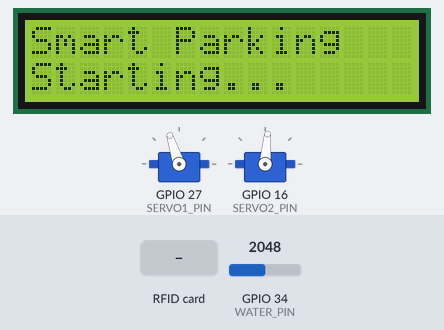
The sketch below on a simulated ESP32. Parts: 16×2 character LCD, 2 × servo. The test bench sets the inputs (shaded band); at power-on: GPIO 34 (WATER_PIN) = 2048 (analog values on the 0–4095 scale). What the sketch prints to the serial monitor is not drawn.

Above: at 0.8 s.
At 2.7 s:
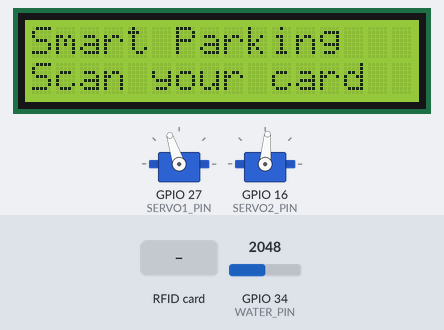
2.8 s: RFID card 5E 7A 19 C4 held to the reader
At 4.6 s:
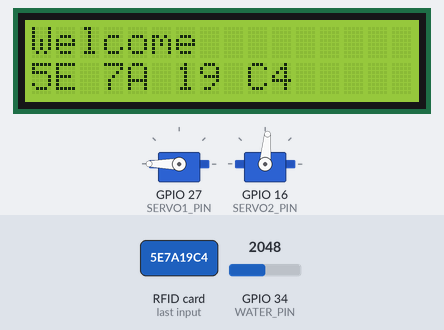
At 8.54 s:
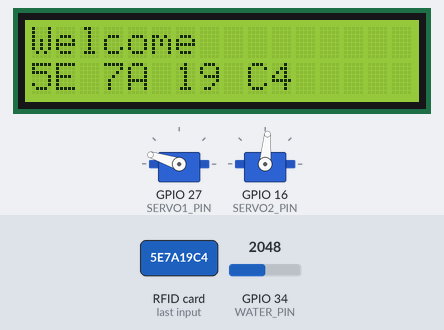
Timing chart, 0 to 10.4 s (numbered marks = the images above; inputs shaded):
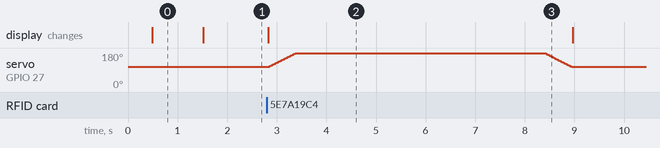

Measured:
- after the input at 2.8 s, servo on GPIO 27 (SERVO1_PIN): rises from 108° to 180° in 0.51 s, then falls to 108° in 5.6 s; the display: changes at once (image 2)
- what the display in image 0 shows lasts 1.0 s, from 0.5 s to 1.5 s

The sketch:

full_behavior_test.ino
```cpp
/*
 * full_behavior_test.ino — the demo behavior (RC522 + LCD + water + 2 servos)
 * ---------------------------------------------------------------------------
 * Tap a card -> print UID on Serial, show it on the LCD, and open a barrier
 * for 5 seconds, then auto-close. Taps ALTERNATE:
 *   odd  tap = ENTRY -> LCD "Welcome" -> Servo 1 (P27) opens 180, hold 5s, close 115
 *   even tap = EXIT  -> LCD "Goodbye" -> Servo 2 (P16) opens 0,   hold 5s, close 85
 * The water sensor is printed on the Serial Monitor while idle (not on the LCD).
 *
 * Libraries: MFRC522, LiquidCrystal_I2C, ESP32Servo.
 *
 * Wiring (your board's labels):
 *   RC522: SDA->P5 SCK->P18 MOSI->P23 MISO->P19 RST->P22 3.3V->3V3 GND->GND
 *   LCD:   GND->GND VCC->3V3 SDA->P21 SCL->P17
 *   Water: S->P34 +->3V3 -->GND
 *   Servo 1 (entry): orange->P27  red->BB3 5V  brown->BB3 GND
 *   Servo 2 (exit) : orange->P16  red->BB3 5V  brown->BB3 GND
 *
 * Upload with RC522 unplugged, then plug it back (flash-read-err rule).
 */

#include <SPI.h>
#include <MFRC522.h>
#include <Wire.h>
#include <LiquidCrystal_I2C.h>
#include <ESP32Servo.h>

// ---- RC522 ----
#define SS_PIN   5
#define RST_PIN  22
MFRC522 reader(SS_PIN, RST_PIN);

// ---- LCD ----
#define I2C_SDA   21
#define I2C_SCL   17
#define LCD_ADDR  0x27
LiquidCrystal_I2C lcd(LCD_ADDR, 16, 2);

// ---- Water sensor ----
const int WATER_PIN = 34;
int dryBaseline = 0;
unsigned long lastWater = 0;

// ---- Servos (calibrated angles) ----
const int SERVO1_PIN = 27;              // entry barrier
const int S1_CLOSED = 108, S1_OPEN = 180;   // closed lowered 115 -> 108 so the arm sits fully down
const int SERVO2_PIN = 16;              // exit barrier
const int S2_CLOSED = 85,  S2_OPEN = 0;
const int HOLD_MS = 5000;               // stay open 5 seconds
Servo servo1, servo2;

unsigned long tapCount = 0;

const char* waterState(int raw) {
  if      (raw < dryBaseline + 150) return "DRY ";
  else if (raw < 1800)              return "DAMP";
  else                              return "WET ";
}

void idleScreen() {
  lcd.clear();
  lcd.setCursor(0, 0); lcd.print("Smart Parking");
  lcd.setCursor(0, 1); lcd.print("Scan your card");
}

// Sweep a servo smoothly from one angle to another (handles either direction).
void sweepTo(Servo& s, int from, int to) {
  int step = (to >= from) ? 2 : -2;
  for (int a = from; (step > 0) ? (a <= to) : (a >= to); a += step) { s.write(a); delay(15); }
  s.write(to);
}

// Open a barrier, hold 5 s, close it.
void cycleBarrier(Servo& s, int closedDeg, int openDeg, const char* name) {
  Serial.printf("   %s: opening\n", name);
  sweepTo(s, closedDeg, openDeg);
  delay(HOLD_MS);
  Serial.printf("   %s: closing\n", name);
  sweepTo(s, openDeg, closedDeg);
}

void setup() {
  Serial.begin(115200);
  delay(400);
  Serial.println();
  Serial.println(F("=== Smart Parking — full behavior test ==="));

  Wire.begin(I2C_SDA, I2C_SCL);
  lcd.init();
  lcd.backlight();
  lcd.setCursor(0, 0); lcd.print("Smart Parking");
  lcd.setCursor(0, 1); lcd.print("Starting...");

  analogReadResolution(12);
  long sum = 0;
  for (int i = 0; i < 20; i++) { sum += analogRead(WATER_PIN); delay(10); }
  dryBaseline = sum / 20;
  Serial.print(F("Water dry baseline: ")); Serial.println(dryBaseline);

  SPI.begin();
  reader.PCD_Init();
  delay(50);
  byte v = reader.PCD_ReadRegister(MFRC522::VersionReg);
  Serial.print(F("RC522 version: 0x")); Serial.println(v, HEX);
  Serial.println((v == 0x00 || v == 0xFF) ? F(">> RC522 BAD.") : F(">> RC522 OK."));

  // Start both barriers closed.
  servo1.setPeriodHertz(50);
  servo2.setPeriodHertz(50);
  servo1.attach(SERVO1_PIN, 500, 2400);
  servo2.attach(SERVO2_PIN, 500, 2400);
  servo1.write(S1_CLOSED);
  servo2.write(S2_CLOSED);

  delay(700);
  idleScreen();
  Serial.println(F("Ready. Tap a card."));
}

void loop() {
  // 1) Card tapped?
  if (reader.PICC_IsNewCardPresent() && reader.PICC_ReadCardSerial()) {
    String uid = "";
    for (byte i = 0; i < reader.uid.size; i++) {
      if (reader.uid.uidByte[i] < 0x10) uid += "0";
      uid += String(reader.uid.uidByte[i], HEX);
      if (i + 1 < reader.uid.size) uid += " ";
    }
    uid.toUpperCase();

    bool entry = (tapCount % 2 == 0);
    Serial.print(F("UID: ")); Serial.print(uid);
    Serial.println(entry ? F("   -> WELCOME (entry)") : F("   -> GOODBYE (exit)"));

    lcd.clear();
    lcd.setCursor(0, 0); lcd.print(entry ? "Welcome" : "Goodbye");
    lcd.setCursor(0, 1); lcd.print(uid.substring(0, 16));

    if (entry) cycleBarrier(servo1, S1_CLOSED, S1_OPEN, "Servo1/P27 entry");
    else       cycleBarrier(servo2, S2_CLOSED, S2_OPEN, "Servo2/P16 exit");
    tapCount++;

    reader.PICC_HaltA();
    idleScreen();
    return;
  }

  // 2) Idle: print the water reading on Serial every 500 ms.
  if (millis() - lastWater >= 500) {
    lastWater = millis();
    int raw = analogRead(WATER_PIN);
    Serial.printf("water = %4d  %s\n", raw, waterState(raw));
  }
}
```
